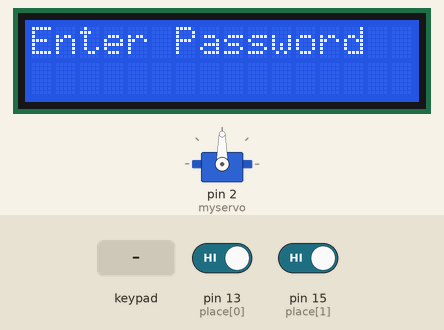
Recording of a sketch running on a simulated Arduino Uno, built with avr-gcc and run on an emulated ATmega328P. Shown: servo, 16×2 character LCD. The inputs (shaded band) are chosen by the test bench; at power-on: pin 13 (place[0]) HIGH, pin 15 (place[1]) HIGH.

Above: at 5.7 s.
5.8 s: keypad keys 1 2 4 5 pressed 0.4 s apart
At 8.8 s:
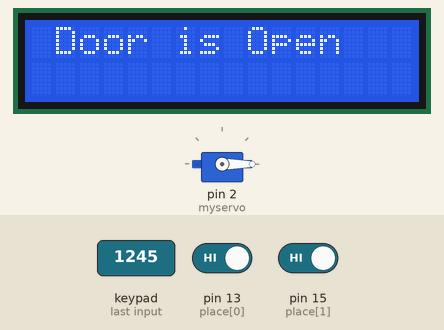
12.4 s: pin 13 (place[0]) driven LOW
At 15.2 s:
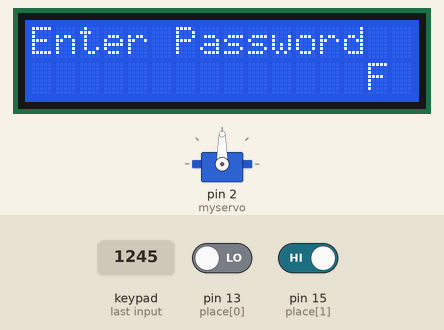
15.4 s: pin 15 (place[1]) driven LOW
At 16.6 s:
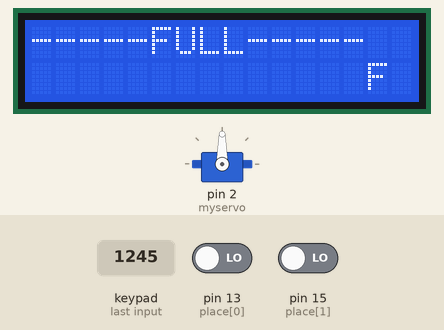
16.9 s: pin 13 (place[0]) driven HIGH
At 17.8 s:
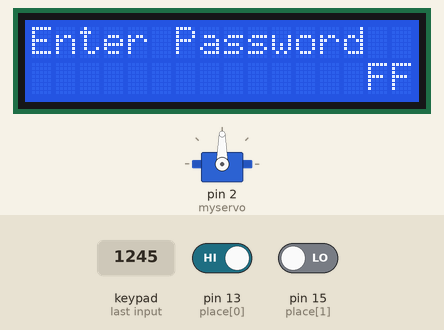
18.4 s: pin 13 (place[0]) driven LOW
At 18.7 s:
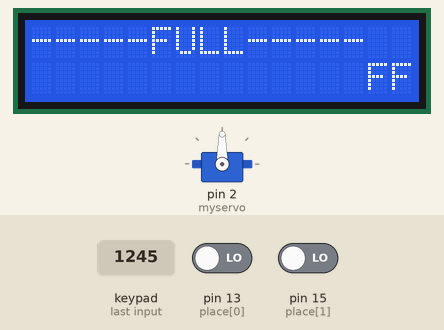
19.9 s: pin 15 (place[1]) driven HIGH
At 21.3 s:
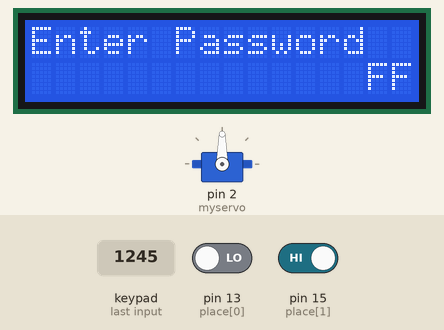
Timing chart, 0 to 22.4 s (numbered marks = the images above; inputs shaded):
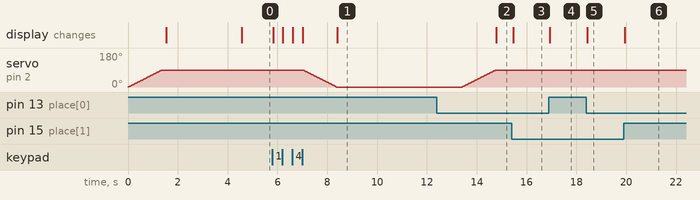

Measured:
- after the input at 5.8 s, servo on pin 2 (myservo): moves from 90° to 0° over 1.3 s, starting after 1.2 s; the display: first changes at once (image 1 shows a later state)
- after the input at 12.4 s, the display: changes after 2.4 s (image 2)
- after the input at 15.4 s, the display: changes after 0.07 s (image 3)
- after the input at 16.9 s, the display: changes at once (image 4)
- after the input at 18.4 s, the display: changes at once (image 5)
- after the input at 19.9 s, the display: changes at once (image 6)

The sketch:

level3MCU.ino
```cpp
#include <Keypad.h>
#include <LiquidCrystal_I2C.h>
#include <Servo.h>
#include <Wire.h>

Servo myservo;

LiquidCrystal_I2C lcd(0x27, 16, 2);

#define Password_Lenght 5 // Give enough room for six chars + NULL char

int pos = 0;    // variable to store the servo position

char Data[Password_Lenght]; // 6 is the number of chars it can hold + the null char = 7
char Master1[Password_Lenght] = "1245";
char Master2[Password_Lenght] = "5421";
char Master3[Password_Lenght] = "1524";
byte data_count = 0, master_count = 0;
bool Pass_is_good;
char customKey;
const int place[]={13,15};
byte val[2];
int i=0;
int y=0;
int count=0;

const byte ROWS = 2;
const byte COLS = 2;
char keys[ROWS][COLS] = {
  {'1', '2'},
  {'4', '5'}

};
bool door = true;

byte rowPins[ROWS] = {16,5}; //connect to the row pinouts of the keypad
byte colPins[COLS] = {4,0}; //connect to the column pinouts of the keypad

Keypad customKeypad( makeKeymap(keys), rowPins, colPins, ROWS, COLS); //initialize an instance of class NewKeypad

void setup()
{
   Serial.begin(115200);
  myservo.attach(2);
  ServoClose();
  lcd.begin(16, 2);
  lcd.init();
  lcd.backlight();
  lcd.print(" Arduino Door");
  lcd.setCursor(0, 1);
  lcd.print("--Look project--");
  delay(3000);
  lcd.clear();

   pinMode(place[0], INPUT);
   pinMode(place[1], INPUT);
}

void loop()
{
  while((digitalRead(place[0])==0)&&(digitalRead(place[1])==0))
  {
    lcd.setCursor(0,0);
    lcd.print("-----FULL-----");

    }

while(digitalRead(place[0])==0)
{
lcd.setCursor(14, 1);
lcd.print("F");
if(digitalRead(place[0])!=0)
{
  lcd.setCursor(14, 1);
lcd.print(" ");
  }
break;
}

while(digitalRead(place[1])==0)
{
lcd.setCursor(15, 1);
lcd.print("F");
if(digitalRead(place[1])!=0)
{
  lcd.setCursor(15, 1);
lcd.print(" ");
  }
break;
}


  for( y=0;y<2;y++)
     {
        Open();

      }

}

void clearData()
{
  while (data_count != 0)
  { // This can be used for any array size,
    Data[data_count--] = 0; //clear array for new data
  }
  return;
}

void ServoOpen()
{
  for (pos = 90 ; pos >= 0; pos -= 1) { // goes from 0 degrees to 180 degrees
    // in steps of 1 degree
    myservo.write(pos);              // tell servo to go to position in variable 'pos'
    delay(15);                       // waits 15ms for the servo to reach the position
  }
}

void ServoClose()
{
  for (pos = 0; pos <= 90; pos += 1) { // goes from 180 degrees to 0 degrees
    myservo.write(pos);              // tell servo to go to position in variable 'pos'
    delay(15);                       // waits 15ms for the servo to reach the position
  }
}

void Open()
{
  lcd.setCursor(0, 0);
  lcd.print("Enter Password");

  customKey = customKeypad.getKey();
  if (customKey) // makes sure a key is actually pressed, equal to (customKey != NO_KEY)
  {
    Data[data_count] = customKey; // store char into data array
    lcd.setCursor(data_count, 1); // move cursor to show each new char
    lcd.print(Data[data_count]); // print char at said cursor
    data_count++; // increment data array by 1 to store new char, also keep track of the number of chars entered
  }

  if (data_count == Password_Lenght - 1) // if the array index is equal to the number of expected chars, compare data to master
  {
    if ((!strcmp(Data, Master1))||(!strcmp(Data, Master2))||(!strcmp(Data, Master3))) // equal to (strcmp(Data, Master) == 0)
    {
      lcd.clear();
      ServoOpen();
      lcd.print(" Door is Open");
      delay(5000);
      ServoClose();

      door = 0;
      count++;
    }
    else
    {
      lcd.clear();
      lcd.print(" Wrong Password");
      delay(1000);
      door = 1;
    }
    clearData();
  }
}
```
